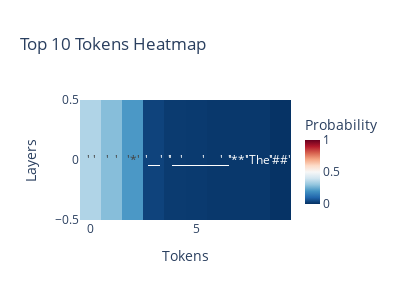

Notebook source saved alongside this figure:
### Code cell
fig = plot_topk_tokens(probs[1:], it_model.tokenizer, k=10)

### Figure 1 — Plotly figure (JSON) as saved in the notebook; plotly's stock layout.template omitted (floating-point values rounded to 4 significant figures)
{"data": [{"colorbar": {"len": 0.9, "thickness": 15, "title": {"text": "Probability"}}, "colorscale": [[0, "rgb(5,48,97)"], [0.1, "rgb(33,102,172)"], [0.2, "rgb(67,147,195)"], [0.3, "rgb(146,197,222)"], [0.4, "rgb(209,229,240)"], [0.5, "rgb(247,247,247)"], [0.6, "rgb(253,219,199)"], [0.7, "rgb(244,165,130)"], [0.8, "rgb(214,96,77)"], [0.9, "rgb(178,24,43)"], [1, "rgb(103,0,31)"]], "hovertemplate": "Layer: %{y}<br>%{hovertext}<br>Probability: %{z}<extra></extra>", "hovertext": [["ID: 108<br>Token: '\n'", "ID: 109<br>Token: '\n\n'", "ID: 235287<br>Token: '*'", "ID: 235248<br>Token: '▁'", "ID: 110<br>Token: '\n\n\n'", "ID: 141<br>Token: '▁▁▁▁'", "ID: 139<br>Token: '▁▁'", "ID: 688<br>Token: '**'", "ID: 651<br>Token: 'The'", "ID: 1620<br>Token: '##'"]], "text": [["'\n'", "'\n\n'", "'*'", "'▁'", "'\n\n\n'", "'▁▁▁▁'", "'▁▁'", "'**'", "'The'", "'##'"]], "texttemplate": "%{text}", "type": "heatmap", "x": [0, 1, 2, 3, 4, 5, 6, 7, 8, 9], "xaxis": "x", "y": [0], "yaxis": "y", "z": [[0.3481, 0.2864, 0.2095, 0.03557, 0.02026, 0.01816, 0.01448, 0.01426, 0.01404, 0.004813]], "zmax": 1, "zmin": 0}], "layout": {"height": 300, "showlegend": false, "title": {"text": "Top 10 Tokens Heatmap"}, "width": 400, "xaxis": {"anchor": "y", "domain": [0, 1], "title": {"text": "Tokens"}}, "yaxis": {"anchor": "x", "domain": [0, 1], "title": {"text": "Layers"}}}}
